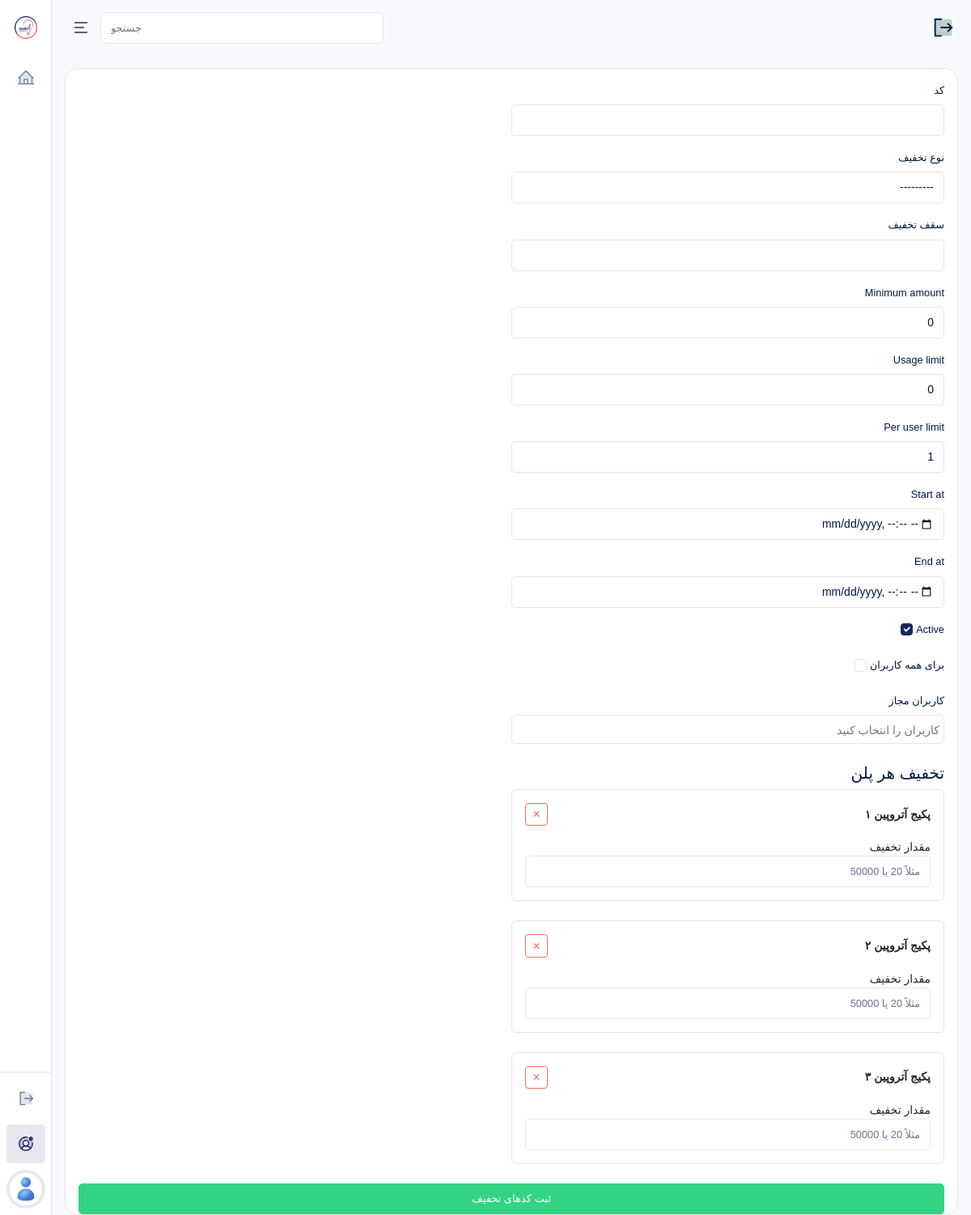
/accounts/admins/discount-codes/add/ (signed in), run on the app's committed database.
### payments/models.py (models this page shows, shortened)
class Package(models.Model):
    SERVICE_CHOICES = (
        ("1", "جلسه فردی با دکتر نایب زاده"),
        ("2", "جلسه فردی با دکتر جهان‌تیغ"),
        ("3", "تحلیل شخصیت"),
        ("4", "تعیین شانس قبولی"),
        ("5", "پایگاه داده"),
    )
    TYPE_CHOICES = (
        ("1", "برنزی"),
        ("2", "نقره ایی"),
        ("3", "طلایی"),
    )
    name = models.CharField(
        max_length=200,
        verbose_name="نام"
    )
    service = MultiSelectField(
        max_length=100,
        choices=SERVICE_CHOICES,
        verbose_name="خدمات"
    )
    type = models.CharField(
        max_length=1,
        choices=TYPE_CHOICES,
        verbose_name="نوع پکیج"
    )
    content = CKEditor5Field(
        "معرفی و توضیحات",
        config_name="default",
        null=True,
        blank=True
    )
    price_before_discount = models.DecimalField(
        max_digits=12,
        decimal_places=0,
        verbose_name="قیمت قبل از تخفیف (اختیاری)",
        null=True,
        blank=True
    )
    total_price = models.DecimalField(
        max_digits=12,
        decimal_places=0,
        verbose_name="قیمت به تومان"
    )
    is_public = models.BooleanField(
        default=True,
        verbose_name="نمایش عمومی"
    )
    class Meta:
        verbose_name = "پلن"
        verbose_name_plural = "پلن ها"
        ordering = ["-id"]

### accounts/views.py (the view, shortened to what this page needs)
# urls.py: path("admins/discount-codes/add/", DiscountCodeCreateView.as_view(), name="discount_code_add"),
class DiscountCodeCreateView(RoleRequiredMixin, SuperAdminSidebarContextMixin, CreateView):
    allowed_roles = ["super_admin"]
    model = DiscountCode
    form_class = DiscountCodeForm
    template_name = "accounts/admins/discount_code_add.html"
    success_url = reverse_lazy("discount_code_list")
    def get_context_data(self, **kwargs):
        context = super().get_context_data(**kwargs)
        context["packages"] = Package.objects.all()
        return context

### accounts/forms.py (shortened to what this page needs)
class DiscountCodeForm(BaseModelForm):
    apply_to_all_users = forms.BooleanField(
        required=False,
        label="برای همه کاربران"
    )
    class Meta:
        model = DiscountCode
        fields = [
            "code",
            "type",
            "max_discount",
            "minimum_amount",
            "usage_limit",
            "per_user_limit",
            "start_at",
            "end_at",
            "active",
            "apply_to_all_users",
            "users",
        ]
        widgets = {
            "users": forms.SelectMultiple(
                attrs={
                    "class": "form-select select2"
                }
            ),
            "packages": forms.SelectMultiple(
                attrs={
                    "class": "form-select select2"
                }
            ),
            "start_at": forms.DateTimeInput(
                attrs={
                    "type": "datetime-local"
                }
            ),
            "end_at": forms.DateTimeInput(
                attrs={
                    "type": "datetime-local"
                }
            ),
        }

### accounts/mixins.py (called while the page is built)
    def get_context_data(self, **kwargs):
        context = super().get_context_data(**kwargs)
        context.update({
            "PlansIntroductionCreated": PlansIntroduction.objects.first(),
            "CounselingIntroductionCreated": CounselingIntroduction.objects.first(),
            "EstimationIntroductionCreated": EstimationIntroduction.objects.first(),
            "ChoiceIntroductionCreated": ChoiceIntroduction.objects.first(),
            "LiveIntroductionCreated": LiveIntroduction.objects.first(),
            "AboutUsIntroductionCreated": AboutUsIntroduction.objects.first(),
            "DataIntroductionCreated": DataIntroduction.objects.first(),
        })
        return context

    def test_func(self):
        return (
            self.request.user.is_authenticated and
            self.request.user.role in self.allowed_roles and
            not self.request.user.is_suspended
        )

### accounts/models.py (called while the page is built)
    def __str__(self):
        return f"{self.get_full_name()} ({self.get_role_display()})"

### templates/accounts/admins/discount_code_add.html (shortened to what this page needs)
{% extends 'bases/dashboard.html' %}
{% load static %}
{% block header %}
    <link href="https://cdn.jsdelivr.net/npm/select2@4.1.0-rc.0/dist/css/select2.min.css" rel="stylesheet">
{% endblock %}
{% block content %}
<div class="row" dir="rtl">
    <form method="post">
        {% for field in form %}
            {% if field.name != "packages" %}
                <div class="col-md-6 mb-3">
                    <label class="form-label">{{ field.label }}</label>
                    {{ field }}
                </div>
            {% endif %}
        {% endfor %}
        <div class="col-12 mt-4">
            <h5>تخفیف هر پلن</h5>
        </div>
        {% for package in packages %}
        <div class="col-md-6 mb-3 package-box" id="box{{ package.id }}">
            <div class="card border">
                <div class="card-body">
                    <div class="d-flex justify-content-between align-items-center mb-3">
                        <strong>{{ package.name }}</strong>
                        <button type="button"
                                class="btn btn-sm btn-outline-danger remove-package"
                                data-id="{{ package.id }}">
                            ✕
                        </button>
                    </div>
                    <label>مقدار تخفیف</label>
                    <input type="number"
                           name="package_{{ package.id }}_value"
                           class="form-control"
                           placeholder="مثلاً 20 یا 50000">
                </div>
            </div>
        </div>
        {% endfor %}
        <div class="col-12 mt-3">
            <button class="btn btn-success w-100">
                ثبت کدهای تخفیف
            </button>
        </div>
    </form>
</div>
{% endblock %}

### data on the page
Package: name "پکیج آتروپین ۱"
Package: name "پکیج آتروپین ۲", id "مثلاً 20 یا 50000"
Package: name "پکیج آتروپین ۳"

### other printed values
{{ field.label }} "کد" "نوع تخفیف" "سقف تخفیف" "Minimum amount" "Usage limit" "Per user limit" "Start at" "End at" "Active" "برای همه کاربران" "کاربران مجاز"
